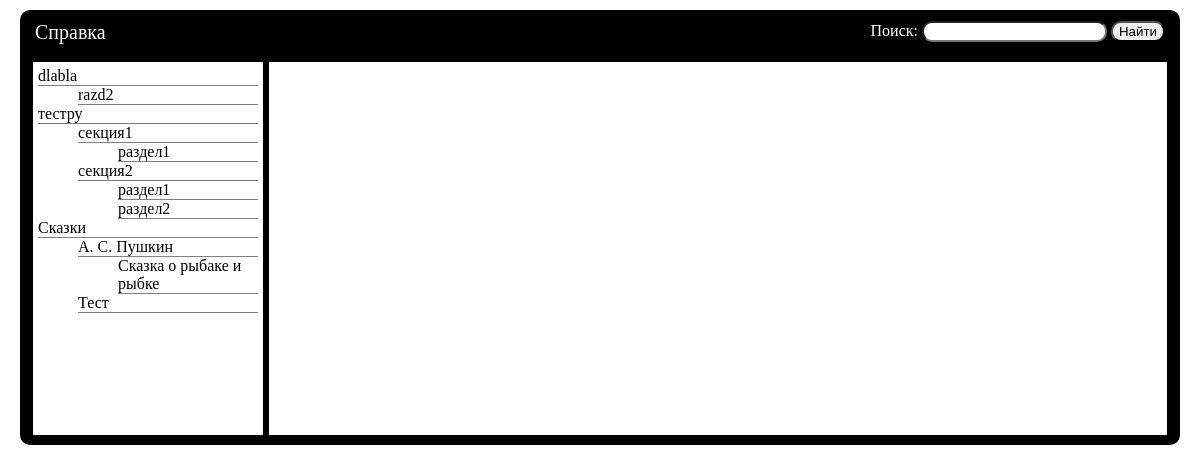
Before: / with the older database file.
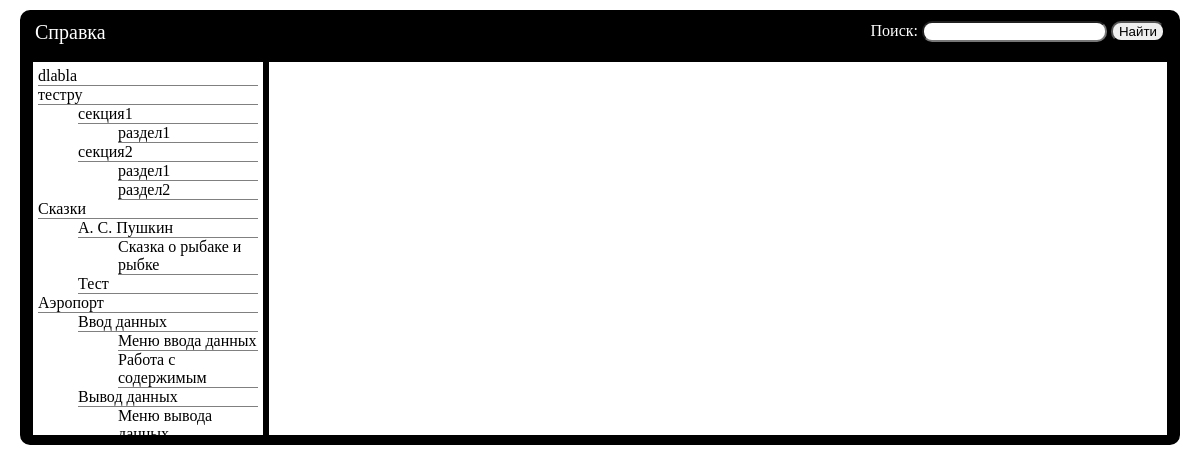
After: the same page with the newer database file.
### tables this page shows
CREATE TABLE `ref_system_data` (
  `id` int(11) NOT NULL,
  `type` varchar(64) NOT NULL,
  `parent_id` int(11) DEFAULT NULL,
  `caption` varchar(150) NOT NULL,
  `content` text
);

### classes/ReferenceSystem.php (called while the page is built, shortened)
<?php
include_once 'RSArticle.php';
include_once 'ReferenceSchemeItem.php';
class ReferenceSystem
{
    public static $HierarchyItems = ['Chapter','Section','Subsection'];
    public static function GetItemChildren($pathOrId)
    {
        $mysqli = new mysqli(DB_HOST, DB_LOGIN, DB_PASSWORD, DB_DATABASE);
        $id = (is_numeric($pathOrId)) ? $pathOrId : self::PathToId($pathOrId);
        $sql = "SELECT id,type,caption FROM ref_system_data WHERE parent_id = $id";
        if(!$result = $mysqli->query($sql))
            return "Ошибка: " . $mysqli->error . "\n";
        $children = array();
        for ($i = 0; !($result->num_rows === 0) and $arr = $result->fetch_assoc(); $i++)
        {
            $children[$i] = new RSArticle($arr['id'],$arr['caption'], null, $arr['type']);
        }
        return $children;
    }
    public static function GetReferenceScheme($scheme)
    {
        if(count($scheme) === 0)
        {
            $mysqli = new mysqli(DB_HOST, DB_LOGIN, DB_PASSWORD, DB_DATABASE);
            $type = self::$HierarchyItems[0];
            $sql = "SELECT id,type,caption FROM ref_system_data WHERE type = '$type'";
            if(!$result = $mysqli->query($sql))
                return "Ошибка: " . $mysqli->error . "\n";
            for ($i = 0; !($result->num_rows === 0) and $arr = $result->fetch_assoc(); $i++) {
                $scheme[$i] = new ReferenceSchemeItem(new RSArticle($arr['id'], $arr['caption'], null, $arr['type']),
                    array(), null, $arr['caption']);
            }
            for($i=0; $i<count($scheme); $i++)
                $scheme[$i]->FirstLevel = $scheme;
            return self::GetReferenceScheme($scheme);
        }
        else
        {
            for($i=0; $i<count($scheme); $i++)
            {
                $path = $scheme[$i]->Path;
                $children = self::GetItemChildren($path);
                for ($j = 0; $j<count($children); $j++)
                {
                    $scheme[$i]->Children[$j] = new ReferenceSchemeItem($children[$j],array(),$scheme[$i]->FirstLevel,
                                                                        $path . '/' . $children[$j]->Caption);
                    if(count($children)>0)
                        self::GetReferenceScheme($scheme[$i]->Children);
                }
            }
            return $scheme[0]->FirstLevel;
        }
    }
    public static function PathToId($path)
    {
        $mysqli = new mysqli(DB_HOST, DB_LOGIN, DB_PASSWORD, DB_DATABASE);
        $path = $mysqli->real_escape_string($path);
        $path = explode('/',$path);
        $parent_id = -1;
        for($i = 0; $i<count($path); $i++)
        {
            $type = self::$HierarchyItems[$i];
            $sql = ($i > 0) ?
                "SELECT id FROM ref_system_data WHERE caption = '$path[$i]' AND type = '$type'  AND parent_id=$parent_id"
                :
                "SELECT id FROM ref_system_data WHERE caption = '$path[$i]' AND type = '$type'";
            if (!$result = $mysqli->query($sql))
                return "Ошибка: " . $mysqli->error . "\n";
            $parent_id = $result->fetch_assoc()['id'];
        }
        return $parent_id;
    }
}

### classes/ReferenceSchemeItem.php (called while the page is built, shortened)
<?php
include_once 'ReferenceSystem.php';
class ReferenceSchemeItem
{
    public function __construct($article, $children, $firstLevel, $path)
    {
        $this->Article = $article;
        $this->FirstLevel = $firstLevel;
        $this->Path = $path;
    }
}

### classes/RSArticle.php (called while the page is built, shortened)
<?php
class RSArticle
{
    public function __construct($id, $caption, $content, $type)
    {
        $this->Id = $id;
        $this->Caption = $caption;
    }
}

### index.php (the view, shortened to what this page needs)
<?php
    include_once "classes/ReferenceSystem.php";
?>
<!DOCTYPE HTML>
<html>
<head>
    <link rel="stylesheet" href="/RS_ContextHelp/css/styles.css">
</head>
<body>
    <div id="Search" class="RS_Help">
        <div id="helpHeader">
            Справка
        </div>
        <form>
            <span style="color: white">Поиск: </span>
            <input type="text" name="searchText" id="searchText">
            <input type="submit" value="Найти" id="searchButton">
        </form>
    </div>
    <div id="RefContainer" class="RS_Help class1 class2 RS_D1">
        <div id="TableOfContentsContainer">
            <ul id="TableOfContents">
                <?php
                $sch = ReferenceSystem\ReferenceSystem::GetReferenceScheme(array());
                for($i = 0; $i<count($sch); $i++)
                    PrintVertex($sch[$i]);
                ?>
            </ul>
        </div>
        <div id="Content">
        </div>
    </div>
</body>
</html>
<?php
function PrintVertex($Vertex)
{
    $query = '';
    if(isset($_GET['searchText']) AND trim($_GET['searchText']) != '')
    {
        $search = trim($_GET['searchText']);
        $articles = ReferenceSystem\ReferenceSystem::SearchReference($search);
        $flag = false;
        if(count($articles) > 0)
        {
            for($i = 0; $i<count($articles) and !$flag; $i++)
                $flag = $articles[$i]->Id == $Vertex->Article->Id;
        }
        if($flag)
            echo '<li><a href="?page_id=' . $Vertex->Article->Id . $query . '">' . $Vertex->Article->Caption . '</a>' . "</li>\r\n";
        else
            echo '<li><a style="color: gray;" href="?page_id=' . $Vertex->Article->Id . $query . '">' .
                $Vertex->Article->Caption . '</a>' . "</li>\r\n";
    }
    else
        if(isset($_GET['page_id']) and $_GET['page_id'] == $Vertex->Article->Id)
            echo '<li><a style="text-decoration: underline" href="?page_id=' . $Vertex->Article->Id . $query . '">' . $Vertex->Article->Caption . '</a>' . "</li>\r\n";
        else
            echo '<li><a href="?page_id=' . $Vertex->Article->Id . $query . '">' . $Vertex->Article->Caption . '</a>' . "</li>\r\n";
    for($i = 0; $i<count($Vertex->Children); $i++)
    {
        echo "<ul>\r\n";
        PrintVertex($Vertex->Children[$i]);
        echo "</ul>\r\n";
    }
}
?>

### index.php (style rules this page uses)
html, body { height: 97%; margin: 0; padding: 5px; }
#RefContainer { overflow: hidden; display: flex; justify-content: space-between; border: 10px solid black; height: 50%; margin-left: 10px; margin-right: 10px; border-radius: 0px 0px 10px 10px; }
#TableOfContentsContainer { overflow: auto; border: 3px solid black; width: 20%; height: 100%; padding-left: 5px; padding-right: 5px; }
#Content { overflow: auto; border: 3px solid black; width:80%; height: 100%; padding: 0px 8px 0px 8px; }
#Search { border-radius: 10px 10px 0px 0px; display: flex; justify-content: space-between; border: 3px solid black; margin-left: 10px; margin-right: 10px; padding: 8px 12px 2px 12px; background-color: black; text-align: right; vertical-align: center; }
#TableOfContents { list-style-type: none; margin: 5px 0px 5px 0px; padding: 0px; }
#TableOfContents li { border-bottom: 1px solid gray; }
#TableOfContents ul { list-style-type: none; }
#searchText { border-radius: 10px; }
#searchButton { border-radius: 10px; }
a { color: black; text-decoration: none; }
#helpHeader { color: white; font-size: 20px; }

Changed rows visible on the page:
removed ref_system_data: caption "razd2", shown under "dlabla"
added ref_system_data: caption "Аэропорт"
added ref_system_data: caption "Ввод данных", shown under "Аэропорт"
added ref_system_data: caption "Меню ввода данных", shown under "Ввод данных"
added ref_system_data: caption "Работа с содержимым", shown under "Ввод данных"
added ref_system_data: caption "Вывод данных", shown under "Аэропорт"
added ref_system_data: caption "Меню вывода данных", shown under "Вывод данных"
